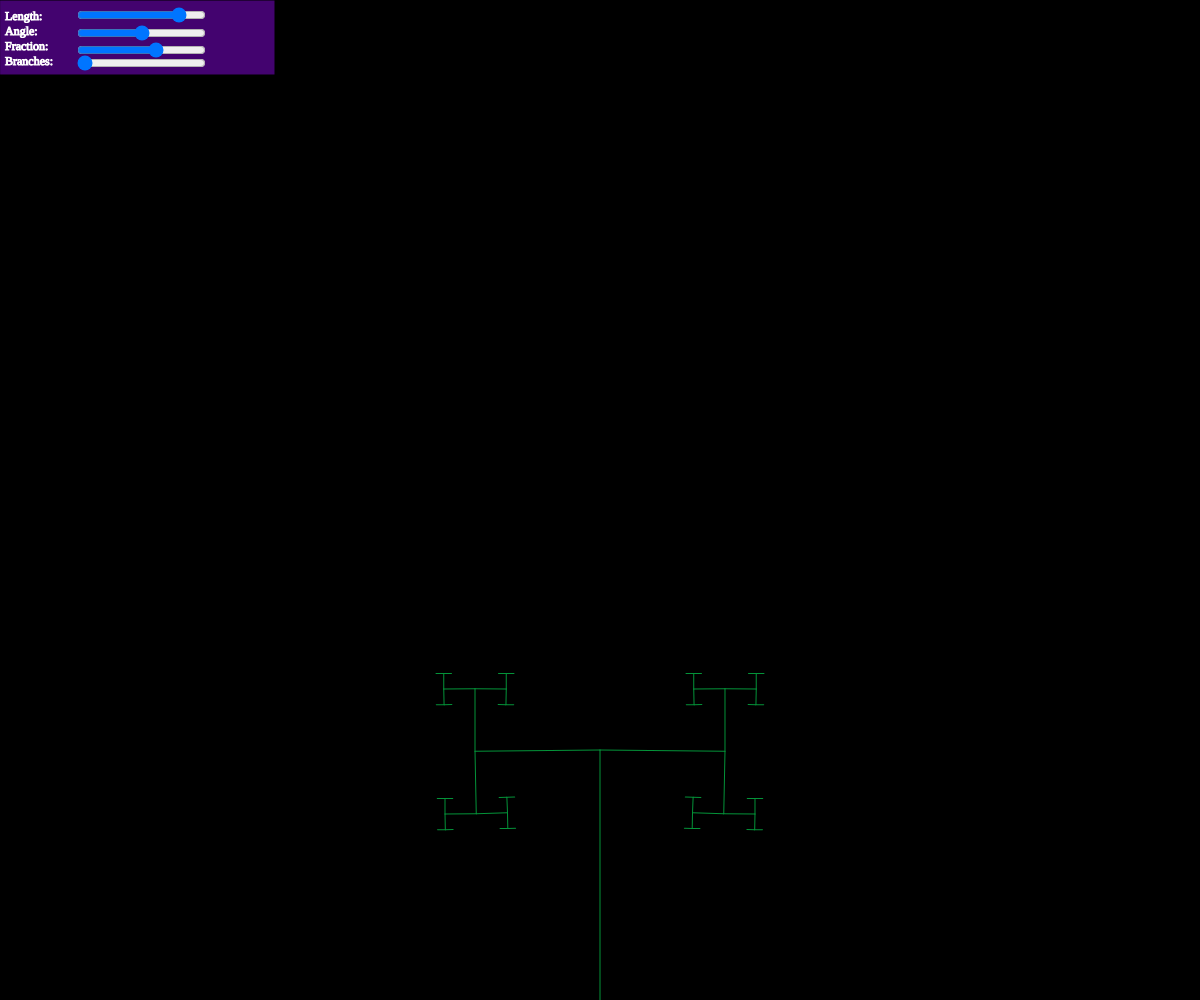
Frame 1 (no input)
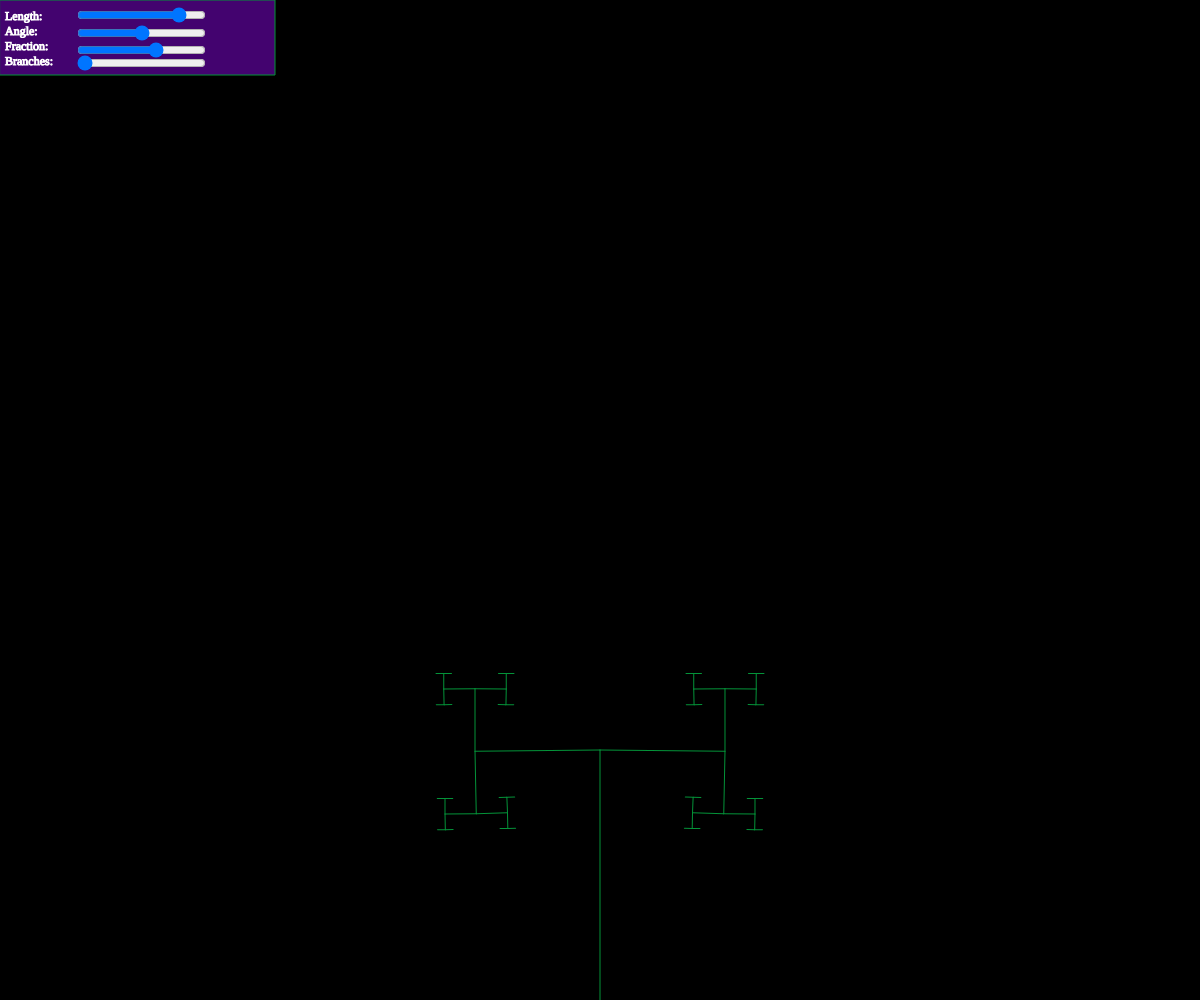
Frame 60 (no input)
Frame 120 (the mouse pressed at the canvas centre since frame 60): identical to frame 60, image omitted

The p5.js sketch that drew these frames (run headless with seeded random() and noise() and a simulated clock; from frame 60 on, the mouse is pressed at the canvas centre):

// p5.js sketch
// ── sketch.js
var canvas;
let sliderL;
let sliderT;
let sliderF;
let sliderB;

let fracType;


function windowResized() {
  resizeCanvas(windowWidth-15, windowHeight);
}


function setup() {

  // Sliders for Tree settings
  sliderL = createSlider(10, 300, 250, 10);
  sliderL.position(75, 5);

  sliderT = createSlider(0.01, PI, PI / 2, PI / 128);
  sliderT.position(75,22.5);

  sliderF = createSlider(0, 0.8, 0.5, 0.001);
  sliderF.position(75,40);

  sliderB = createSlider(2, 4, 2, 1);
  sliderB.position(75, 52.5);


  //Radio buttons to Change fractal types
  // fracType = createRadio('radio');
  // fracType.style('color', 'white');
  // fracType.style('width', '50px');
  // fracType.style('right', '50px');
  // fracType.option('Tree', 1);
  // fracType.option('2', 2);
  // fracType.value(1);

  // create canvas that encapsules webpage
  var myHeight = document.documentElement.scrollHeight;
  canvas = createCanvas(windowWidth, myHeight);
  canvas.position(0, 0);
  canvas.style('z-index', -1);
  canvas.style('position', 'absolute');
  canvas.style('display', 'block');

  //set text properties
  textFont('Verdana');
  textStyle();
}

function labels() {
  fill(67, 3, 111);
  rect(0, 0, 275, 75);

  fill(255);
  stroke(255);
  var offset = 20;
  var distance = 15;
  text("Length:",5, offset);
  text("Angle:",5, offset + distance);
  text("Fraction:",5, offset + (2 * distance));
  text("Branches:", 5, offset + (3 * distance));

}


function branch(l, t, f, b) {
  // l = length
  // t = theta
  // f = fraction
  // b = branches
  fill(6, 117, 31);

  line(0,0,0,-l);
  translate(0, -l);
  // l < 10 : exit condition
  if (l > 10) {
    // 2 branches
    if (b == 2) {
      //branch 1
      push();
        rotate(t);
        branch(l*f, t, f, b);
      pop();
      //branch 2
      push();
        rotate(-t);
        branch(l*f, t, f, b);
      pop();
    }
    // 3 branches
    else if (b == 3) {
      //branch 0
      push()
        branch(l*f, t, f, b);
      pop();

      //branch 1
      push();
        rotate(t);
        branch(l*f, t, f, b);
      pop();
      //branch 2
      push();
        rotate(-t);
        branch(l*f, t, f, b);
      pop();
    }
    // 4 branches
    else if (b == 4) {
      //branch 1
      push();
        rotate(t);
        branch(l*f, t, f, b);
      pop();
      //branch 2
      push();
        rotate(-t);
        branch(l*f, t, f, b);
      pop();

      //branch 3
      push();
        rotate(t / 2);
        branch(l*f, t, f, b);
      pop();
      //branch 4
      push();
        rotate(-t / 2);
        branch(l*f, t, f, b);
      pop();
    }

    }
}




function draw() {
  clear();

  background(0);

  // set type of fractal
  // var type = fracType.value();


  labels();

  //centered at bottom of screen
  var length = sliderL.value();
  var theta = sliderT.value();
  var fraction = sliderF.value();
  var branches = sliderB.value();

  translate(width / 2, height);
  stroke(4, 147, 57);

  branch(length, theta, fraction, branches);


}
